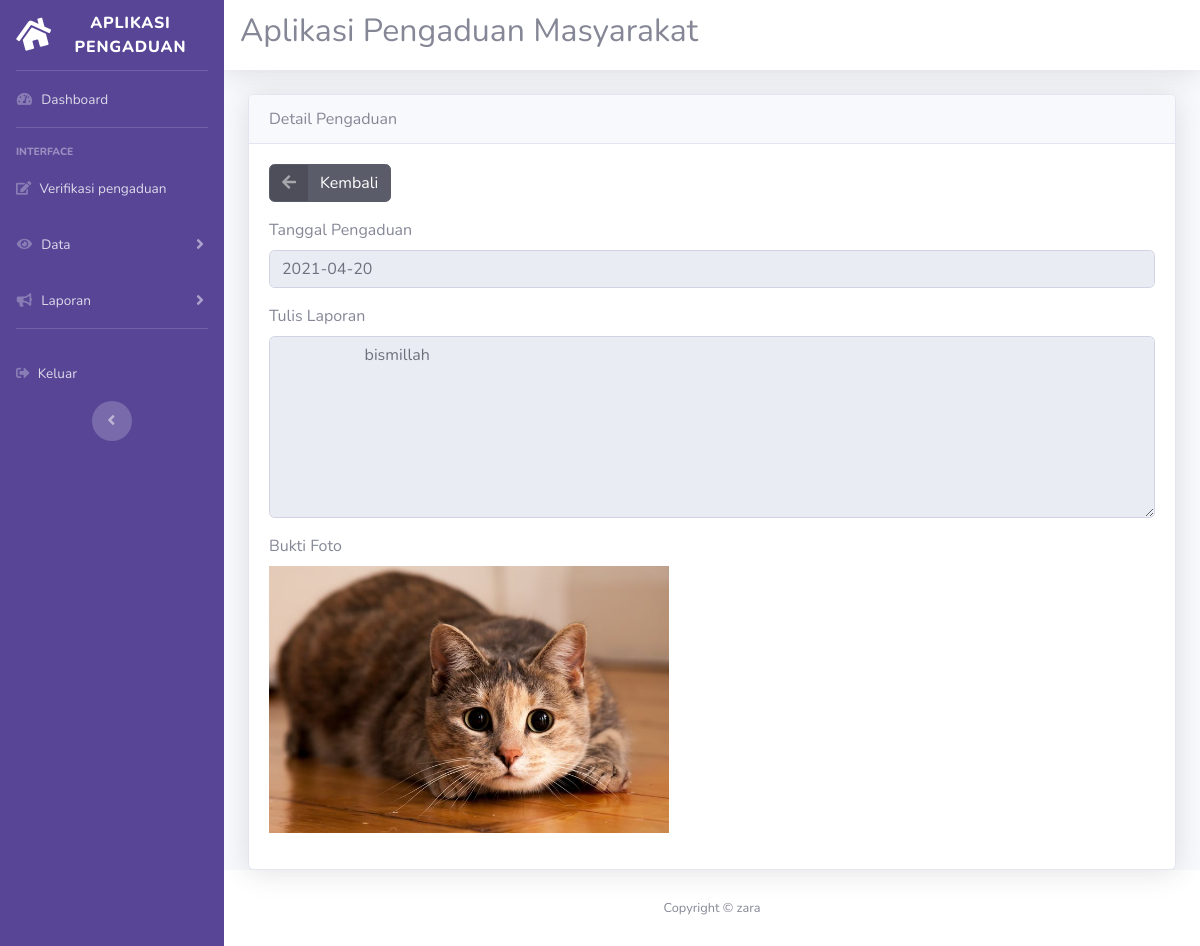
/pengaduanmasyarakat/admin/admin.php?url=detail_pengaduan&id=15 (signed in), run on the app's committed database.
### tables this page shows
CREATE TABLE `pengaduan` (
  `id_pengaduan` int(11) NOT NULL,
  `tgl_pengaduan` date NOT NULL,
  `nik` varchar(16) NOT NULL,
  `isi_laporan` text NOT NULL,
  `foto` varchar(255) NOT NULL,
  `status` enum('belum ditanggapi','proses','selesai','') NOT NULL
);

### pengaduanmasyarakat/admin/detail_pengaduan.php (the view, shortened to what this page needs)
<!DOCTYPE html>
<html lang="en">
<head>
  <link href="../vendor/fontawesome-free/css/all.min.css" rel="stylesheet" type="text/css">
  <link href="../css/sb-admin-2.min.css" rel="stylesheet">
</head>
<body id="page-top">
<div class="card shadow">
    <div class="card-header">
        Detail Pengaduan
    </div>
    <?php
    require '../koneksi.php';
    $sql=mysqli_query($conn,"select * from pengaduan where id_pengaduan='$_GET[id]'");
    $data=mysqli_fetch_array($sql);
    if ($sql)
    {
        ?>
    <div class="card-body">
    <div class="form-group cols-sm-6">
    <a href="?url=verifikasi_pengaduan" class="btn btn-dark btn-icon-split">
        <span class="icon text-white-50">
        <i class="fas fa-arrow-left"></i>
        </span>
        <span class="text">Kembali</span>
    </a>
    </div>
        <form action="" method="post" class="form-horizontal" enctype="multipart/form-data">
            <div class="form-group cols-sm-6">
                <label>Tanggal Pengaduan</label>
                <input type="text" name="tgl_pengaduan" value="<?php echo $data['tgl_pengaduan'] ?>" class="form-control"
                readonly>
            </div>
            <div class="form-group cols-sm-6">
                <label>Tulis Laporan</label>
                <textarea class="form-control" rows="7" name="isi_laporan" readonly="">
                    <?php echo $data['isi_laporan']; ?>
                </textarea>
            </div>
            <div class="form-group cols-sm-6">
                <label>Bukti Foto</label>
                <div>
                <img src="../foto/<?php echo $data['foto']; ?>" width=400>
                </div>
            </div>
            <?php } ?>
        </form>
        </div>
    </div>
</body>
</html>

### data on the page
pengaduan: tgl_pengaduan "2021-04-20", isi_laporan "bismillah", foto (picture)
